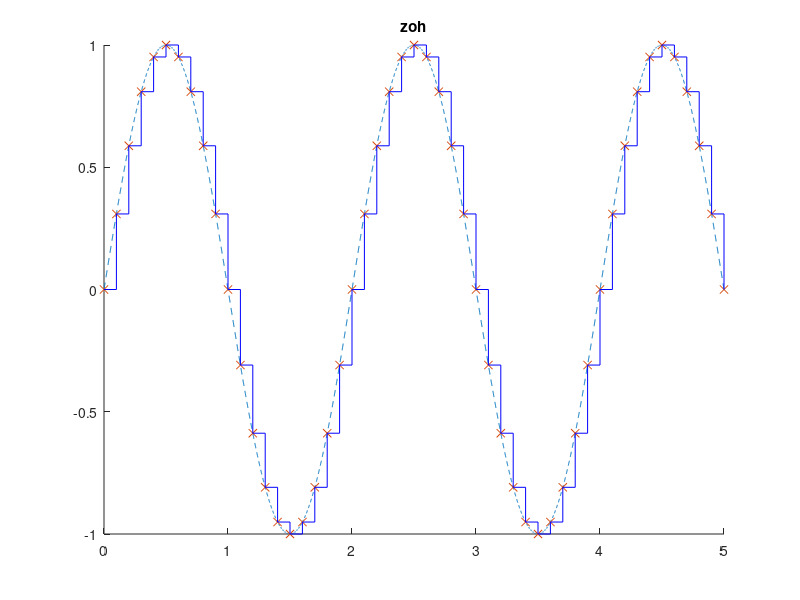
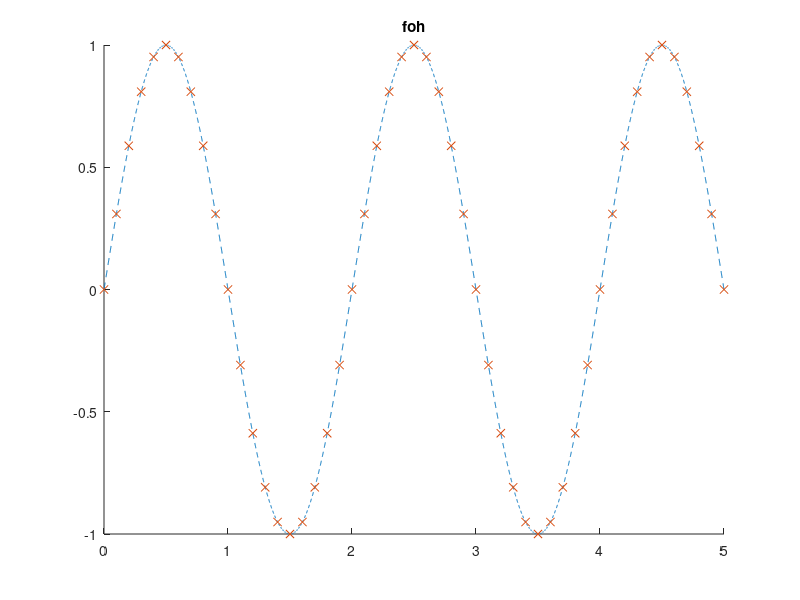

The MATLAB source for these figures, in order: (Note: this script raises an error after producing the figures.)
%question 3a
tt=[0:0.001:5];
figure;
hold on
title('zoh')
plot(tt,sin(pi*tt),'--')
h=0.1;
%you can make h a range of values, like 0.1,0.2,0.4, etc.
tk=[0:h:5];
plot(tk,sin(pi*tk),'x')
stairs(tk,sin(pi*tk),'blue')
hold off
%question 3b
figure;
hold on
title('foh')
plot(tt,sin(pi*tt),'--')
plot(tk,sin(pi*tk),'x')
%%%
h1=0.01;
%%%this is our time between points we plot on our interpolation
t1=[0:h1:5];
tk=[0:h:5];
D=h;
yk=sin(pi*tk);
%%%
syms t
f=sym(zeros(1,length(tk)+1));
for i=2:length(tk)
    f(i)=yk(i)+((yk(i)-yk(i-1))/h)*(t-((i-2)*h));
end         
r=1;
ff=zeros(1,length(t1));
for i=1:length(t1)
     if (i-1)*h1<h
         w(t)=f(r+1);
         ff(i)=double(w(t1(i)));
     else
         w(t)=f(r+2);
         ff(i)=double(w(t1(i)));
         h=h+D;
         r=r+1;
     end
end
plot(t1+D,ff,'blue')
hold off
%question 3c
figure;
hold on
title('soh')
plot(tt,sin(pi*tt),'--')
plot(tk,sin(pi*tk),'x')
%%%%
h2=0.01;
%%%%this is the time between points on our interpolation
t1=[0:h2:5];
h=0.1;
tk=[0:h:5];
D=h;
yk=sin(pi*tk);
%%%
syms t
f=sym(zeros(1,length(tk)+1));
for i=3:length(tk)
    f(i)=yk(i)+((yk(i)-yk(i-1))/h)*(t-((i-2)*h))+((yk(i)-2*yk(i-1)+yk(i-2))*(t-((i-2)*h))^2)/(2*h^2);
end         
r=1;
ff=zeros(1,length(t1));
for i=1:length(t1)
     if (i-1)*h2<h
         s(t)=f(r+1);
         ff(i)=double(s(t1(i)));
     else
         s(t)=f(r+1);
         ff(i)=double(s(t1(i)));
         h=h+D;
         r=r+1;
     end
end
plot(t1+D,ff,'blue')
hold off
